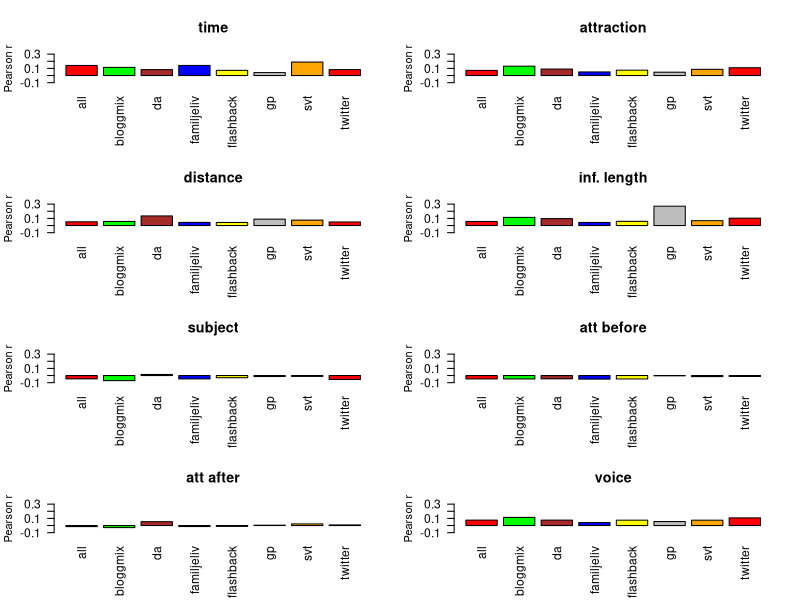

The R script that drew this image:
dataset <- read.csv("correl.tsv",sep="\t",header=TRUE)
par(mfrow = c(4,2),cex.axis=1.1, cex.main = 1.3)
barplot(dataset$time,ylim=c(-0.1,0.3),col=c("red","green","brown","blue","yellow","gray","orange"),main="time",names.arg=dataset$corpus,las=2,ylab="Pearson r")
barplot(dataset$attraction,ylim=c(-0.1,0.3),col=c("red","green","brown","blue","yellow","gray","orange"),main="attraction",names.arg=dataset$corpus,las=2,ylab="Pearson r")
barplot(dataset$distance_to_att_words,ylim=c(-0.1,0.3),col=c("red","green","brown","blue","yellow","gray","orange"),main="distance",names.arg=dataset$corpus,las=2,ylab="Pearson r")
barplot(dataset$inf_length,ylim=c(-0.1,0.3),col=c("red","green","brown","blue","yellow","gray","orange"),main="inf. length",names.arg=dataset$corpus,las=2,ylab="Pearson r")
barplot(dataset$subject,ylim=c(-0.1,0.3),col=c("red","green","brown","blue","yellow","gray","orange"),main="subject",names.arg=dataset$corpus,las=2,ylab="Pearson r")
barplot(dataset$att_before,ylim=c(-0.1,0.3),col=c("red","green","brown","blue","yellow","gray","orange"),main="att before",names.arg=dataset$corpus,las=2,ylab="Pearson r")
barplot(dataset$att_after,ylim=c(-0.1,0.3),col=c("red","green","brown","blue","yellow","gray","orange"),main="att after",names.arg=dataset$corpus,las=2,ylab="Pearson r")
barplot(dataset$voice,ylim=c(-0.1,0.3),col=c("red","green","brown","blue","yellow","gray","orange"),main="voice",names.arg=dataset$corpus,las=2,ylab="Pearson r")
